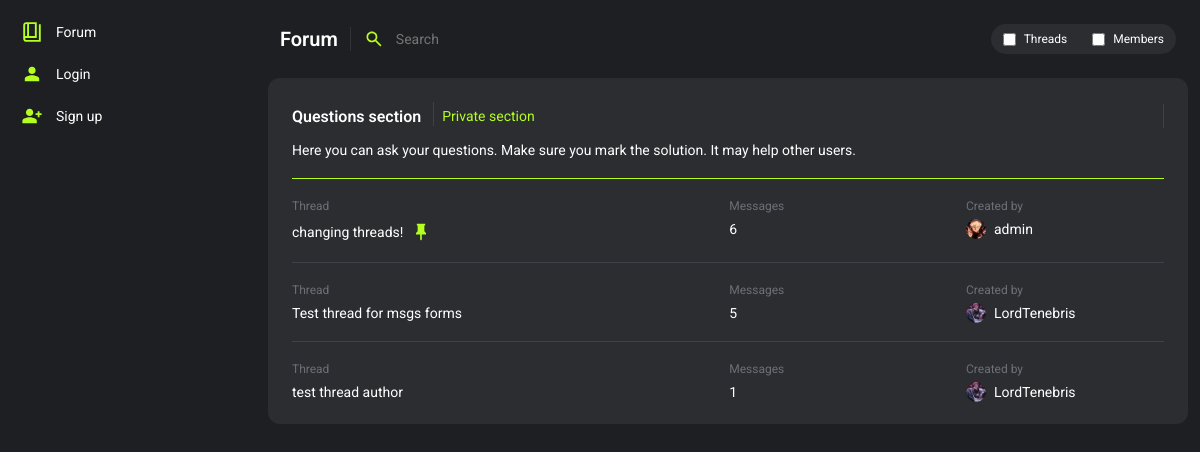
Before: /forum/questions-section/ with the older database file.
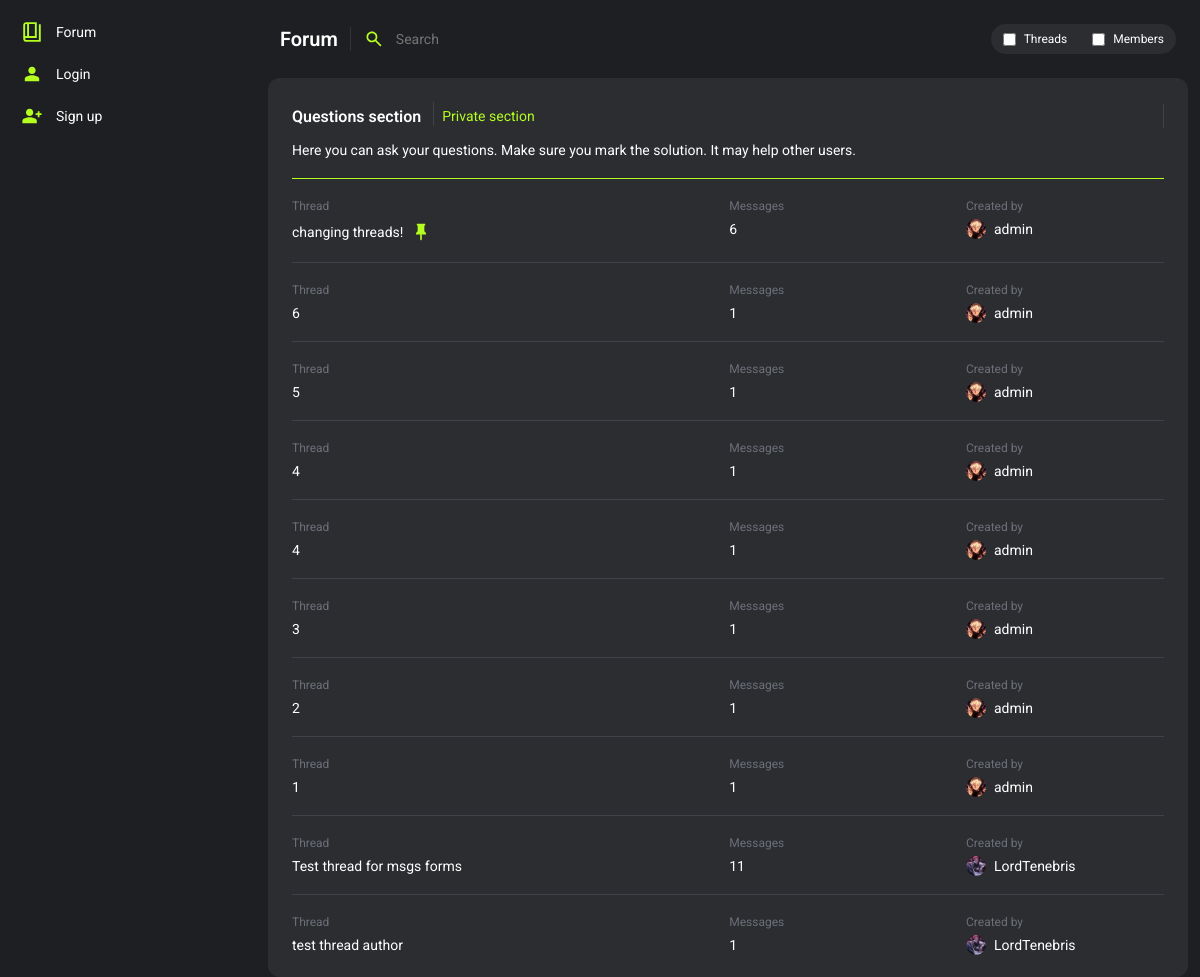
After: the same page with the newer database file.
### forum/models.py (models this page shows, shortened)
class Node(models.Model):
    name = models.CharField(max_length=225)
    slug = models.SlugField(max_length=225, blank=True, null=True)
    description = models.TextField(blank=True, default=None, null=True)
    type_question = models.BooleanField(default=False)
    type_private = models.BooleanField(default=False)
    user_only = models.BooleanField(default=False)
    staff_only = models.BooleanField(default=True)
    parent = models.ForeignKey('self', on_delete=models.SET_NULL, null=True, blank=True)

class Thread(models.Model):
    user = models.ForeignKey(User, on_delete=models.SET_NULL, null=True)
    title = models.CharField(max_length=225)
    slug = models.SlugField(max_length=225, blank=True, null=True)
    node = models.ForeignKey(Node, on_delete=models.CASCADE)
    is_closed = models.BooleanField(default=False)
    is_visible = models.BooleanField(default=True)
    is_pinned = models.BooleanField(default=False)
    msg_amount = models.IntegerField(blank=True, null=True, default=1)
    invis_reason = models.TextField(blank=True, null=True)
    deleted_by = models.ForeignKey(User, on_delete=models.SET_NULL, null=True, blank=True, related_name="thread_deleted_by")
    time_created = models.DateTimeField(default=datetime.now())
    time_changed = models.DateTimeField(null=True, blank=True)
    def __str__(self):
        return self.title

### users/models.py (models this page shows, shortened)
class Profile(models.Model):
    user = models.OneToOneField(User, on_delete=models.CASCADE)
    title = models.CharField(max_length=100, null=True, blank=True, default="Member")
    info = models.CharField(max_length=200, null=True, blank=True)
    profile_picture = models.CharField(max_length=225, null=True, blank=True, default="default.svg")
    warnings = models.SmallIntegerField(default=0)
    active_notifications = models.IntegerField(default=0)
    is_banned = models.BooleanField(default=False)
    banned_by = models.ForeignKey(User, related_name='banned_by', null=True, blank=True, on_delete=models.SET_NULL)
    ban_reason = models.TextField(null=True, blank=True)
    ban_time = models.DateTimeField(null=True, blank=True)

### forum/views.py (the view)
# urls.py: path('<slug:section>/', section, name='section'),
def section(request, section):
    context = {}
    try:
        node = Node.objects.get(slug__iexact = section)
    except:
        return render(request, 'error.html', {'error_str':base_strings.ERRORS['node_not_found']})
    try:
        child_nodes = Node.objects.filter(parent=node)
        context["child_nodes"] = child_nodes
    except:
        context["child_nodes"] = False
    threads_in_node = Thread.objects.filter(node=node).annotate(
            latest_msg=Max('message__id')).order_by('-id')
    pinned_threads = []
    unpinned_threads = []
    for thread in threads_in_node:
        last_msg = Message.objects.filter(thread=thread).order_by('-id').first()
        if last_msg:
            if last_msg.thread.is_pinned:
                pinned_threads.append((thread, last_msg))
            else:
                unpinned_threads.append((thread, last_msg))
    threads = pinned_threads + unpinned_threads
    context ["node"] = node
    context ["threads"] = threads
    return render(request, "forum_section.html", context)

### forum/templates/forum_section.html (shortened to what this page needs)
{% extends 'base.html' %}
{% block style %}
    {% load static %}
    <link rel="stylesheet" href="{% static 'forum.css' %}">
    <link rel="stylesheet" href="{% static 'thread.css' %}">
{% endblock %}
{% block header %}
    <header class="wrapper">
        <h2 class="title"><a href="/" style="color: #fff;">Forum</a></h2>
        <div class="headerLine"></div>
        <form class="wrapper headerSearch" action="{% url 'forum_main' %}" method="post">
            <input class="headerSearchInput" placeholder="Search" type="text" name="search" id="">
            <div class="wrapper forumSearchFilterContainer">
                <div class="wrapper forumSearchFilterBtn">
                    <input type="checkbox" name="content_type" id="threads_checkbox" value="threads">
                    <label for="threads_checkbox" class="forumSearchFilterText">Threads</label>
                </div>
                <div class="wrapper forumSearchFilterBtn">
                    <input type="checkbox" name="content_type" id="members_checkbox" value="members">
                    <label for="members_checkbox" class="forumSearchFilterText">Members</label>
                </div>
            </div>
        </form>
    </header>
{% endblock %}
{% block content %}
<div class="container content">
    <div class="container card">
        <div class="container mainCard">
            <div class="wrapper cardHeader">
                    <h2 class="cardTitle">{{ node.name }}</h2>
                <div class="wrapper" style="flex-grow: 1;">
                    {% if child_nodes %}
                        {% for child in child_nodes %}
                            <a class="forumCardHeaderBtn" href="{% url 'section' child.name|slugify %}">{{ child.name }}</a>
                        {% endfor %}
                    {% endif %}
                </div>
            </div>
            <p class="cardHeaderDescription">{{ node.description }}</p>
        </div>
        {% for thread, message in threads %}
            {% if thread.is_visible or perms.view_thread %}
                {% if not thread.node.type_private or perms.view_node or request.user == thread.user %}
                    <div class="cardLine"></div>
                    <div class="cardSectionMultiple">
                        <a class="cardSectionItem" href="{% url 'thread' thread.node.name|slugify thread.title|slugify thread.id %}">
                            <div class="container cardSectionInnerItem">
                                <p class="meta">Thread</p>
                                <div class="wrapper" style="align-items: center; gap: 8px;">
                                    <p class="text">
                                        {% if not thread.is_visible %}
                                            <del>{{thread}}</del>
                                        {% else %}
                                            {{thread}}
                                        {% endif %}
                                    </p>
                                </div>
                            </div>
                            <div class="container cardSectionInnerItem">
                                <p class="meta">Messages</p>
                                <p class="text">{{ thread.msg_amount }}</p>
                            </div>
                        </a>
                        <a class="container cardSectionAutherItem" href="{% url 'profile_view' thread.user.id %}">
                            <p class="meta">Created by</p>
                            <div class="wrapper cardSectionAutherItemMetaContainer">
                                <img class="themeCardSectionProfilePicture" src="{{ media_url }}{{ thread.user.profile.profile_picture }}" alt="">
                                {% if perms.users.view_profile and thread.user.profile.is_banned %}
                                    <p class="text"><del>{{ thread.user.username }}</del></p>
                                {% else %}
                                    <p class="text">{{ thread.user.username }}</p>
                                {% endif %}
                            </div>
                        </a>
                    </div>
                {% endif %}
            {% endif %}
        {% endfor %}
    </div>
</div>
{% endblock %}

Changed rows visible on the page:
added Thread: title "6", msg_amount "1", user.profile.profile_picture (picture), user.username "admin"
added Thread: title "5", msg_amount "1", user.profile.profile_picture (picture), user.username "admin"
added Thread: title "4", msg_amount "1", user.profile.profile_picture (picture), user.username "admin"
added Thread: title "4", msg_amount "1", user.profile.profile_picture (picture), user.username "admin"
added Thread: title "3", msg_amount "1", user.profile.profile_picture (picture), user.username "admin"
added Thread: title "2", msg_amount "1", user.profile.profile_picture (picture), user.username "admin"
added Thread: title "1", msg_amount "1", user.profile.profile_picture (picture), user.username "admin"
changed Thread "Test thread for msgs forms": msg_amount "5" → "11"
